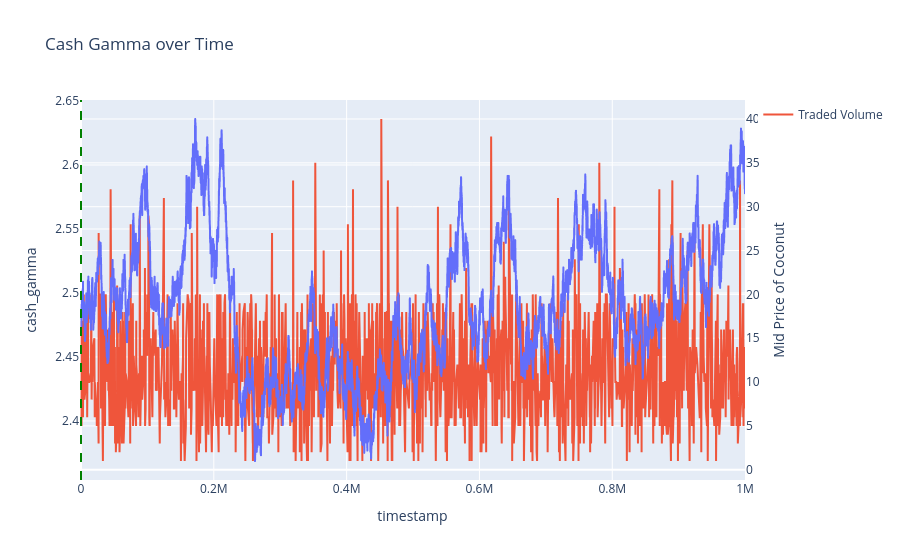

The code cell stored with this chart in its notebook:
### Code cell
df_coconut_call['cash_gamma'] = df_coconut_call['gamma'].to_numpy() * df_coconut_call['mid_price_coconut'].to_numpy()
df_coconut_call['gamma_1pc'] = 0.01 * 
fig = px.line(df_coconut_call, x='timestamp', y='cash_gamma', title='Cash Gamma over Time')
fig.show()

### Figure 1 — Plotly figure (JSON) as saved in the notebook; plotly's stock layout.template omitted (floating-point values rounded to 4 significant figures; data arrays with more than 128 entries replaced by an {"elided": "..."} marker saying what was removed)
{"data": [{"hovertemplate": "timestamp=%{x}<br>cash_gamma=%{y}<extra></extra>", "legendgroup": "", "line": {"color": "#636efa", "dash": "solid"}, "marker": {"symbol": "circle"}, "mode": "lines", "name": "", "showlegend": false, "type": "scattergl", "x": {"elided": "10000 int values"}, "xaxis": "x", "y": {"elided": "20000 float values"}, "yaxis": "y"}, {"hoverinfo": "skip", "name": "Traded Volume", "type": "scatter", "x": {"elided": "1517 int values"}, "y": {"elided": "1517 int values"}, "yaxis": "y2"}], "layout": {"hoverlabel": {"bgcolor": "white", "font": {"family": "Rockwell", "size": 10}}, "hovermode": "x unified", "legend": {"tracegroupgap": 0}, "shapes": [{"line": {"color": "green", "dash": "dash"}, "type": "line", "x0": 0, "x1": 0, "xref": "x", "y0": 0, "y1": 1, "yref": "y domain"}], "title": {"text": "Cash Gamma over Time"}, "xaxis": {"anchor": "y", "domain": [0, 1], "title": {"text": "timestamp"}}, "yaxis": {"anchor": "x", "domain": [0, 1], "title": {"text": "cash_gamma"}}, "yaxis2": {"overlaying": "y", "side": "right", "title": {"text": "Mid Price of Coconut"}}}}
